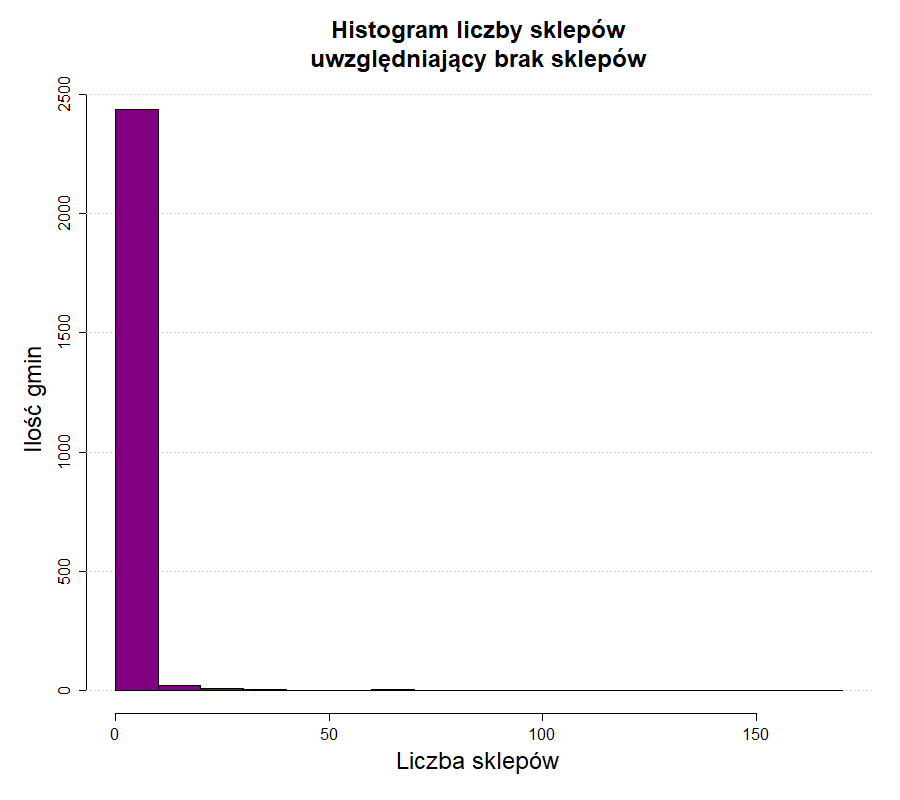

Write the R code that produced this figure.
library(RSQLite)

mydb <- dbConnect(RSQLite::SQLite(), "C:/Moje/Wykłady - notatki/3 semestr/Rachunek Prawdopodobieństwa i Statystyka/Website-reading/Database/shops.db")
shops_number <- dbGetQuery(mydb,'SELECT liczba_sklepow FROM liczba_sklepow ')
dbDisconnect(mydb)

png(file='Histogram_shops_with_zero.png', width=900, height = 800)

par(mar = c(6,6,6,2))

hist(shops_number$liczba_sklepow, main="Histogram liczby sklepów\nuwzględniający brak sklepów", 
     xlab="Liczba sklepów",
     ylab = "Ilość gmin", col='#800080', cex.main=2, cex.lab = 2, cex.axis = 1.3)
grid(nx=NA, ny=NULL)
hist(shops_number$liczba_sklepow, main="Histogram liczby sklepów\nuwzględniający brak sklepów", 
     xlab="Liczba sklepów", add=T,
     ylab = "Ilość gmin", col='#800080', cex.main=2, cex.lab = 2, cex.axis = 1.3)

dev.off()
